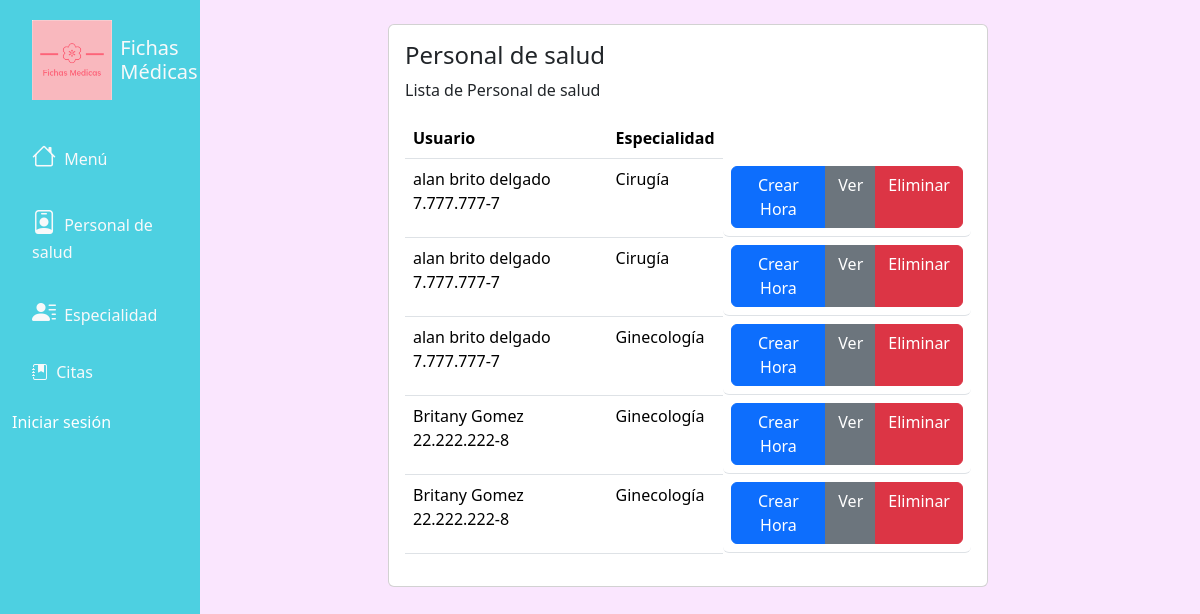
Page /horas/ on the earlier database version.
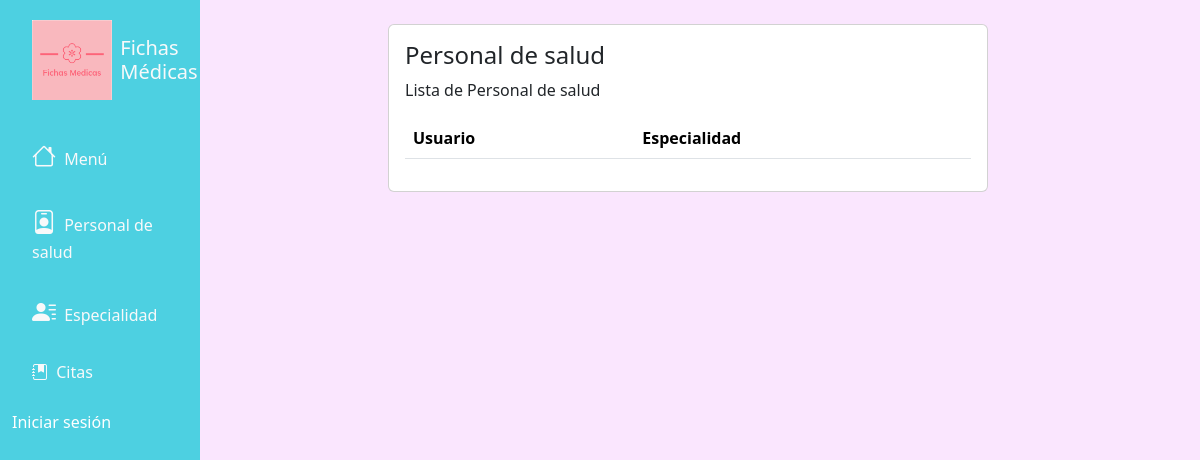
Same page on the later database version.
### fichasapp/models.py (models this page shows, shortened)
class PersonalSalud(models.Model):
    usuario = models.ForeignKey(Usuario, on_delete=models.CASCADE)
    especialidad = models.ForeignKey(Especialidad, on_delete=models.CASCADE)

class Usuario(models.Model):
    ROL = (('Administrador', 'Administrador'),
           ('Funcionario', 'Funcionario'),
           ('Usuario', 'Usuario'),
           )
    nombre = models.CharField(max_length=50, null=True)
    apellido = models.CharField(max_length=50, null=True)
    rut = models.CharField(max_length=13, null=True)
    correo = models.EmailField(max_length=50, null=True)
    rol = models.CharField(max_length=200, null=True, choices=ROL)
    def __str__(self):
        return "{} {} {}".format(self.nombre, self.apellido, self.rut)

class Especialidad(models.Model):
    name = models.CharField(max_length=30)
    def __str__(self):
        return self.name

### fichasapp/views.py (the view)
# urls.py: path('horas/', views.horas, name='horas'),
def horas(request):
    personal = PersonalSalud.objects.all()
    horas = Horas.objects.all()
    context = {
        'personal': personal,
        'horas': horas
    }
    return render(request, 'horas/horas.html', context)

### templates/horas/horas.html
{% extends 'base.html' %}
{% block content %}
<div class="page-content page-container" id="page-content">
  <div class="padding">
    <div class="row container d-flex justify-content-center">
      <div class="col-lg-8 grid-margin stretch-card">
        <div class="card">
          <div class="card-body">
            <h4 class="card-title">Personal de salud</h4>
            <p class="card-description">
              Lista de Personal de salud
            </p>
            <div class="table-responsive">
              <table class="table">
                <thead>
                  <tr>
                    <th>Usuario</th>
                    <th>Especialidad</th>
                  </tr>
                </thead>
                <tbody>
                  {% for persona in personal %}
                  <tr>
                    <td>{{persona.usuario}}</td>
                    <td>{{persona.especialidad}}</td>
                    <td class="btn-group" role="group" aria-label="Basic mixed styles example">
                     <a class="btn btn-primary" href="{% url 'crear_horas' persona.id %}" role="button">Crear Hora</a>
                      <a  class="btn btn-secondary" href="" role="button">Ver</a>
                      <a  class="btn btn-danger" href="{% url 'eliminar_personal' persona.id %}" role="button">Eliminar</a>
                    </td>
                  </tr>
                  {% endfor %}
                </tbody>
              </table>
            </div>
          </div>
        </div>
      </div>
    </div>
  </div>
</div>
{% endblock content %}

Differences in the rows shown:
removed PersonalSalud: usuario "alan brito delgado 7.777.777-7", especialidad "Cirugía"
removed PersonalSalud: usuario "alan brito delgado 7.777.777-7", especialidad "Cirugía"
removed PersonalSalud: usuario "alan brito delgado 7.777.777-7", especialidad "Ginecología"
removed PersonalSalud: usuario "Britany Gomez 22.222.222-8", especialidad "Ginecología"
removed PersonalSalud: usuario "Britany Gomez 22.222.222-8", especialidad "Ginecología"
